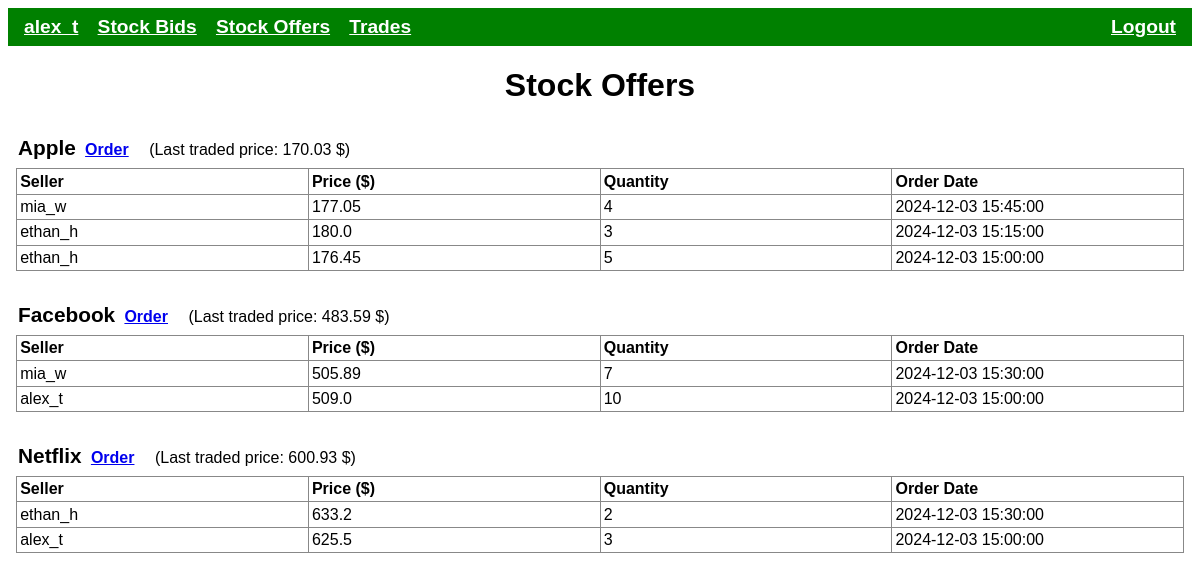
Page /offer_listing (signed in) on the committed database.
### tables this page shows
CREATE TABLE traders (
    traderid INTEGER PRIMARY KEY AUTOINCREMENT,
    first_name CHAR(50) NOT NULL,
    last_name CHAR(50) NOT NULL,
    tradername CHAR(50) NOT NULL UNIQUE,
    hashword TEXT NOT NULL
);

CREATE TABLE stocks (
    stockid INTEGER PRIMARY KEY AUTOINCREMENT,
    stockname CHAR(50) NOT NULL,
    last_traded_price REAL,
    last_checked TEXT
);

CREATE TABLE orders (
    orderid INTEGER PRIMARY KEY AUTOINCREMENT,
    traderid INTEGER NOT NULL,
    stockid INTEGER NOT NULL,
    order_date TEXT NOT NULL,
    quantity INTEGER NOT NULL,
    selling INTEGER NOT NULL,
    price REAL NOT NULL,
    FOREIGN KEY (traderid) REFERENCES traders(traderid),
    FOREIGN KEY (stockid) REFERENCES stocks(stockid)
);

### main.py (the view)
@app.route('/offer_listing', methods=['GET'])
@auth_required
def offer_listing():
    offer_hierarchy = build_offer_hierarchy()
    return render_template('offer_listing.html', offer_hierarchy=offer_hierarchy)

### main.py (called while the page is built)
def auth_required(f):
    @wraps(f)
    def decorated_function(*args, **kwargs):
        if 'trader' not in session: # Checks if trader is in session.
            return redirect(url_for('login'))
        trader = session['trader']
        database_match = db.get_trader(trader['traderid'])
        if not database_match: # Checks that trader in session is in database.
            session.clear()
            return redirect(url_for('login'))
        return f(*args, **kwargs)
    return decorated_function

def build_offer_hierarchy():
    stocks = db.get_stocks()
    if not stocks:
        stocks = []
    for stock in stocks:
        offers = db.get_stock_offers(stock['stockid'])
        if offers is None:
            offers = []
        if not offers:
            continue
        for offer in offers:
            traderid = offer.pop('traderid')
            offer['seller'] = db.get_trader_info(traderid)
        stock['offers'] = offers
    return stocks

### stockmarket.py (called while the page is built)
def get_connection():
    return sqlite3.connect(DATABASE_NAME)

def initialize():
    conn = get_connection()
    with open('schema.sql', mode='r') as file:
        conn.executescript(file.read())
    conn.commit()
    conn.close()

def query(query, args=(), one=False):
    initialize() # Makes sure database is initialized.
    conn = get_connection()
    conn.row_factory = sqlite3.Row
    cur = conn.cursor()
    cur.execute(query, args)
    results = cur.fetchall()
    cur.close()
    conn.close()
    if not results:
        return None
    if one:
        return dict(results[0])
    return [dict(row) for row in results]

def get_stocks():
    stocks = query("""
        SELECT * FROM stocks
        ORDER BY stockname ASC
        """)
    return stocks

def get_stock_offers(stockid):
    offers = query("""
        SELECT * FROM orders
        WHERE stockid = ? AND selling = 1
        ORDER BY order_date DESC
        """, (stockid,))
    return offers

def get_trader(traderid):
    trader = query("""
        SELECT traderid, first_name, last_name, tradername FROM traders
        WHERE traderid = ?
        """, (traderid,), True)
    return trader

def get_trader_info(traderid):
    trader_info = query("""
        SELECT traderid, tradername FROM traders
        WHERE traderid = ?
        """, (traderid,), True)
    return trader_info

### templates/offer_listing.html (shortened to what this page needs)
<!DOCTYPE html>
<html lang="en">
	<head>
		<link
			rel="stylesheet"
			href="{{ url_for('static', filename='styles.css') }}"
		/>
	</head>
	<body>
		{% include 'navbar.html' %}
		<h1>Stock Offers</h1>
		{% if offer_hierarchy %}
		<ul id="stock-listing">
			{% for stock in offer_hierarchy %}
			<li>
				<span class="heavy">{{ stock['stockname'] }}</span>
				<a
					class="order-link"
					href="{{ url_for('order_create', stockid=stock['stockid'], order_type='Offer') }}"
					>Order</a
				>
				<span>
					(Last traded price: {{ stock['last_traded_price'] }} $)
				</span>
				<table class="item-listing">
					<tr>
						<th>Seller</th>
						<th>Price ($)</th>
						<th>Quantity</th>
						<th>Order Date</th>
					</tr>
					{% for offer in stock['offers'] %}
					<tr>
						<td>{{ offer['seller']['tradername'] }}</td>
						<td>{{ offer['price'] }}</td>
						<td>{{ offer['quantity'] }}</td>
						<td>{{ offer['order_date'] }}</td>
					</tr>
					{% else %}
					<tr>
						<td colspan="3">No offers available.</td>
					</tr>
					{% endfor %}
				</table>
			</li>
			{% endfor %}
		</ul>
		{% else %}
		<span>No stocks available.</span>
		{% endif %}
	</body>
</html>

### templates/navbar.html
<div class="flexnav">
	<nav class="navbartop">
		<ul>
			<div class="navgroup-left">
				<li class="navobj">
					<a href="{{url_for('dashboard')}}"
						>{% if session['trader']['tradername'] %} {{
						session['trader']['tradername'] }} {% else %} Dashboard
						{% endif %}</a
					>
				</li>
				<li class="navobj">
					<a href="{{url_for('bid_listing')}}">Stock Bids</a>
				</li>
				<li class="navobj">
					<a href="{{url_for('offer_listing')}}">Stock Offers</a>
				</li>
				<li class="navobj">
					<a href="{{url_for('trade_listing')}}">Trades</a>
				</li>
			</div>
			<div class="navgroup-right">
				<li class="navobj">
					<a href="{{url_for('logout')}}">Logout</a>
				</li>
			</div>
		</ul>
	</nav>
</div>

### static/styles.css (style rules this page uses)
body { font-family: "helvetica", sans-serif; text-align: center; }
.navbartop { background-color: green; padding: 0.5em 0.5em; margin-left: 0; margin-top: 0; }
.navbartop > ul { display: flex; justify-content: space-between; padding: 0; margin: 0; list-style: none; }
.navobj { margin-left: 0.5em; padding-left: 0.5em; font-size: 1.2em; font-weight: bold; }
.navgroup-left > .navobj:first-child { margin-left: 0; padding-left: 0; }
.navobj > a { color: white; text-decoration: underline; }
.navgroup-left { display: flex; justify-content: flex-start; margin-left: 0.5em; }
.navgroup-right { display: flex; justify-content: flex-end; margin-right: 0.5em; }
#stock-listing { list-style-type: none; padding: 0; margin: 0.5em; }
#stock-listing > li { margin: 2em 0; text-align: left; }
.item-listing { table-layout: fixed; width: 100%; border: 1px solid black; border-collapse: collapse; margin-top: 0.5em; }
.item-listing th, .item-listing td { border: 1px solid #888; padding: 0.2em; }
.item-listing tr { width: 100%; text-align: left; }
.heavy { font-size: 1.3em; font-weight: bold; margin-left: 0.1em; margin-right: 0; }
.order-link { font-weight: bold; margin-left: 0.3em; margin-right: 1em; }

### rows in the picture
traders: trader.tradername "alex_t"
stocks: stockname "Apple", last_traded_price "170.03"
orders: seller.tradername "mia_w", price "177.05", quantity "4", order_date "2024-12-03 15:45:00"
orders: seller.tradername "ethan_h", price "180.0", quantity "3", order_date "2024-12-03 15:15:00"
orders: seller.tradername "ethan_h", price "176.45", quantity "5", order_date "2024-12-03 15:00:00"
stocks: stockname "Facebook", last_traded_price "483.59"
orders: seller.tradername "mia_w", price "505.89", quantity "7", order_date "2024-12-03 15:30:00"
orders: seller.tradername "alex_t", price "509.0", quantity "10", order_date "2024-12-03 15:00:00"
stocks: stockname "Netflix", last_traded_price "600.93"
orders: seller.tradername "ethan_h", price "633.2", quantity "2", order_date "2024-12-03 15:30:00"
orders: seller.tradername "alex_t", price "625.5", quantity "3", order_date "2024-12-03 15:00:00"
